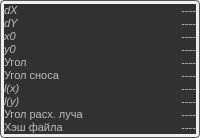
             <widget class="QFrame" name="showFullInfoContainer">
              <property name="enabled">
               <bool>false</bool>
              </property>
              <property name="font">
               <font>
                <family>Arial</family>
                <pointsize>8</pointsize>
               </font>
              </property>
              <property name="styleSheet">
               <string notr="true">.QFrame {
  border-radius: 4px;
  border: 1px solid #555555;
  /* No frame */
  /* HLine */
  /* HLine */
}

.QFrame[frameShape=&quot;0&quot;] {
  border-radius: 4px;
  border: 1px transparent #616161;
}

.QFrame[frameShape=&quot;4&quot;] {
  max-height: 2px;
  border: none;
  background-color: #C9CDD0;
}

.QFrame[frameShape=&quot;5&quot;] {
  max-width: 2px;
  border: none;
  background-color: #C9CDD0;
}</string>
              </property>
              <property name="frameShape">
               <enum>QFrame::Box</enum>
              </property>
              <property name="frameShadow">
               <enum>QFrame::Sunken</enum>
              </property>
              <property name="midLineWidth">
               <number>0</number>
              </property>
              <layout class="QGridLayout" name="gridLayout_2">
               <property name="leftMargin">
                <number>3</number>
               </property>
               <property name="topMargin">
                <number>3</number>
               </property>
               <property name="rightMargin">
                <number>3</number>
               </property>
               <property name="bottomMargin">
                <number>3</number>
               </property>
               <property name="spacing">
                <number>0</number>
               </property>
               <item row="8" column="0">
                <widget class="QLabel" name="label_d_metaLY">
                 <property name="font">
                  <font>
                   <family>Arial</family>
                   <pointsize>8</pointsize>
                   <italic>true</italic>
                  </font>
                 </property>
                 <property name="styleSheet">
                  <string notr="true">QWidget {
 color: #D8d8d8
}

Label {
  background-color: #313131;
  border: 0px solid #C9CDD0;
  padding: 2px;
  margin: 0px;
  color: #D8d8d8;
}

QLabel:disabled {
  background-color: #313131;
  border: 0px solid #C9CDD0;
  color: #Bebebf;
}</string>
                 </property>
                 <property name="text">
                  <string>l(y)</string>
                 </property>
                </widget>
               </item>
               <item row="1" column="1">
                <widget class="QLabel" name="label_c_metaDx">
                 <property name="font">
                  <font>
                   <family>Arial</family>
                   <pointsize>8</pointsize>
                  </font>
                 </property>
                 <property name="styleSheet">
                  <string notr="true">QWidget {
 color: #D8d8d8
}

Label {
  background-color: #313131;
  border: 0px solid #C9CDD0;
  padding: 2px;
  margin: 0px;
  color: #D8d8d8;
}

QLabel:disabled {
  background-color: #313131;
  border: 0px solid #C9CDD0;
  color: #Bebebf;
}</string>
                 </property>
                 <property name="text">
                  <string>----</string>
                 </property>
                 <property name="alignment">
                  <set>Qt::AlignRight|Qt::AlignTrailing|Qt::AlignVCenter</set>
                 </property>
                 <property name="textInteractionFlags">
                  <set>Qt::LinksAccessibleByMouse|Qt::TextSelectableByMouse</set>
                 </property>
                </widget>
               </item>
               <item row="1" column="0">
                <widget class="QLabel" name="label_d_metaDx">
                 <property name="font">
                  <font>
                   <family>Arial</family>
                   <pointsize>8</pointsize>
                   <italic>true</italic>
                  </font>
                 </property>
                 <property name="styleSheet">
                  <string notr="true">QWidget {
 color: #D8d8d8
}

Label {
  background-color: #313131;
  border: 0px solid #C9CDD0;
  padding: 2px;
  margin: 0px;
  color: #D8d8d8;
}

QLabel:disabled {
  background-color: #313131;
  border: 0px solid #C9CDD0;
  color: #Bebebf;
}</string>
                 </property>
                 <property name="text">
                  <string>dX</string>
                 </property>
                </widget>
               </item>
               <item row="5" column="0">
                <widget class="QLabel" name="label_d_metaAngle">
                 <property name="font">
                  <font>
                   <family>Arial</family>
                   <pointsize>8</pointsize>
                  </font>
                 </property>
                 <property name="styleSheet">
                  <string notr="true">QWidget {
 color: #D8d8d8
}

Label {
  background-color: #313131;
  border: 0px solid #C9CDD0;
  padding: 2px;
  margin: 0px;
  color: #D8d8d8;
}

QLabel:disabled {
  background-color: #313131;
  border: 0px solid #C9CDD0;
  color: #Bebebf;
}</string>
                 </property>
                 <property name="text">
                  <string>Угол</string>
                 </property>
                </widget>
               </item>
               <item row="10" column="0">
                <widget class="QLabel" name="label_d_metaChecksum">
                 <property name="font">
                  <font>
                   <family>Arial</family>
                   <pointsize>8</pointsize>
                  </font>
                 </property>
                 <property name="styleSheet">
                  <string notr="true">QWidget {
 color: #D8d8d8
}

Label {
  background-color: #313131;
  border: 0px solid #C9CDD0;
  padding: 2px;
  margin: 0px;
  color: #D8d8d8;
}

QLabel:disabled {
  background-color: #313131;
  border: 0px solid #C9CDD0;
  color: #Bebebf;
}</string>
                 </property>
                 <property name="text">
                  <string>Хэш файла</string>
                 </property>
                </widget>
               </item>
               <item row="7" column="0">
                <widget class="QLabel" name="label_d_metaLX">
                 <property name="font">
                  <font>
                   <family>Arial</family>
                   <pointsize>8</pointsize>
                   <italic>true</italic>
                  </font>
                 </property>
                 <property name="styleSheet">
                  <string notr="true">QWidget {
 color: #D8d8d8
}

Label {
  background-color: #313131;
  border: 0px solid #C9CDD0;
  padding: 2px;
  margin: 0px;
  color: #D8d8d8;
}

QLabel:disabled {
  background-color: #313131;
  border: 0px solid #C9CDD0;
  color: #Bebebf;
}</string>
                 </property>
                 <property name="text">
                  <string>l(x)</string>
                 </property>
                </widget>
               </item>
               <item row="2" column="1">
                <widget class="QLabel" name="label_c_metaDy">
                 <property name="font">
                  <font>
                   <family>Arial</family>
                   <pointsize>8</pointsize>
                  </font>
                 </property>
                 <property name="styleSheet">
                  <string notr="true">QWidget {
 color: #D8d8d8
}

Label {
  background-color: #313131;
  border: 0px solid #C9CDD0;
  padding: 2px;
  margin: 0px;
  color: #D8d8d8;
}

QLabel:disabled {
  background-color: #313131;
  border: 0px solid #C9CDD0;
  color: #Bebebf;
}</string>
                 </property>
                 <property name="text">
                  <string>----</string>
                 </property>
                 <property name="alignment">
                  <set>Qt::AlignRight|Qt::AlignTrailing|Qt::AlignVCenter</set>
                 </property>
                 <property name="textInteractionFlags">
                  <set>Qt::LinksAccessibleByMouse|Qt::TextSelectableByMouse</set>
                 </property>
                </widget>
               </item>
               <item row="6" column="1">
                <widget class="QLabel" name="label_c_metaDAngle">
                 <property name="font">
                  <font>
                   <family>Arial</family>
                   <pointsize>8</pointsize>
                  </font>
                 </property>
                 <property name="styleSheet">
                  <string notr="true">QWidget {
 color: #D8d8d8
}

Label {
  background-color: #313131;
  border: 0px solid #C9CDD0;
  padding: 2px;
  margin: 0px;
  color: #D8d8d8;
}

QLabel:disabled {
  background-color: #313131;
  border: 0px solid #C9CDD0;
  color: #Bebebf;
}</string>
                 </property>
                 <property name="text">
                  <string>----</string>
                 </property>
                 <property name="alignment">
                  <set>Qt::AlignRight|Qt::AlignTrailing|Qt::AlignVCenter</set>
                 </property>
                </widget>
               </item>
               <item row="4" column="1">
                <widget class="QLabel" name="label_c_metaY0">
                 <property name="font">
                  <font>
                   <family>Arial</family>
                   <pointsize>8</pointsize>
                  </font>
                 </property>
                 <property name="styleSheet">
                  <string notr="true">QWidget {
 color: #D8d8d8
}

Label {
  background-color: #313131;
  border: 0px solid #C9CDD0;
  padding: 2px;
  margin: 0px;
  color: #D8d8d8;
}

QLabel:disabled {
  background-color: #313131;
  border: 0px solid #C9CDD0;
  color: #Bebebf;
}</string>
                 </property>
                 <property name="text">
                  <string>----</string>
                 </property>
                 <property name="alignment">
                  <set>Qt::AlignRight|Qt::AlignTrailing|Qt::AlignVCenter</set>
                 </property>
                 <property name="textInteractionFlags">
                  <set>Qt::LinksAccessibleByMouse|Qt::TextSelectableByMouse</set>
                 </property>
                </widget>
               </item>
               <item row="3" column="1">
                <widget class="QLabel" name="label_c_metaX0">
                 <property name="font">
                  <font>
                   <family>Arial</family>
                   <pointsize>8</pointsize>
                  </font>
                 </property>
                 <property name="styleSheet">
                  <string notr="true">QWidget {
 color: #D8d8d8
}

Label {
  background-color: #313131;
  border: 0px solid #C9CDD0;
  padding: 2px;
  margin: 0px;
  color: #D8d8d8;
}

QLabel:disabled {
  background-color: #313131;
  border: 0px solid #C9CDD0;
  color: #Bebebf;
}</string>
                 </property>
                 <property name="text">
                  <string>----</string>
                 </property>
                 <property name="alignment">
                  <set>Qt::AlignRight|Qt::AlignTrailing|Qt::AlignVCenter</set>
                 </property>
                 <property name="textInteractionFlags">
                  <set>Qt::LinksAccessibleByMouse|Qt::TextSelectableByMouse</set>
                 </property>
                </widget>
               </item>
               <item row="6" column="0">
                <widget class="QLabel" name="label_d_metaDAngle">
                 <property name="font">
                  <font>
                   <family>Arial</family>
                   <pointsize>8</pointsize>
                  </font>
                 </property>
                 <property name="styleSheet">
                  <string notr="true">QWidget {
 color: #D8d8d8
}

Label {
  background-color: #313131;
  border: 0px solid #C9CDD0;
  padding: 2px;
  margin: 0px;
  color: #D8d8d8;
}

QLabel:disabled {
  background-color: #313131;
  border: 0px solid #C9CDD0;
  color: #Bebebf;
}</string>
                 </property>
                 <property name="text">
                  <string>Угол сноса</string>
                 </property>
                </widget>
               </item>
               <item row="3" column="0">
                <widget class="QLabel" name="label_d_metaX0">
                 <property name="font">
                  <font>
                   <family>Arial</family>
                   <pointsize>8</pointsize>
                   <italic>true</italic>
                  </font>
                 </property>
                 <property name="styleSheet">
                  <string notr="true">QWidget {
 color: #D8d8d8
}

Label {
  background-color: #313131;
  border: 0px solid #C9CDD0;
  padding: 2px;
  margin: 0px;
  color: #D8d8d8;
}

QLabel:disabled {
  background-color: #313131;
  border: 0px solid #C9CDD0;
  color: #Bebebf;
}</string>
                 </property>
                 <property name="text">
                  <string>x0</string>
                 </property>
                </widget>
               </item>
               <item row="5" column="1">
                <widget class="QLabel" name="label_c_metaAngle">
                 <property name="font">
                  <font>
                   <family>Arial</family>
                   <pointsize>8</pointsize>
                  </font>
                 </property>
                 <property name="styleSheet">
                  <string notr="true">QWidget {
 color: #D8d8d8
}

Label {
  background-color: #313131;
  border: 0px solid #C9CDD0;
  padding: 2px;
  margin: 0px;
  color: #D8d8d8;
}

QLabel:disabled {
  background-color: #313131;
  border: 0px solid #C9CDD0;
  color: #Bebebf;
}</string>
                 </property>
                 <property name="text">
                  <string>----</string>
                 </property>
                 <property name="alignment">
                  <set>Qt::AlignRight|Qt::AlignTrailing|Qt::AlignVCenter</set>
                 </property>
                 <property name="textInteractionFlags">
                  <set>Qt::LinksAccessibleByMouse|Qt::TextSelectableByMouse</set>
                 </property>
                </widget>
               </item>
               <item row="4" column="0">
                <widget class="QLabel" name="label_d_metaY0">
                 <property name="font">
                  <font>
                   <family>Arial</family>
                   <pointsize>8</pointsize>
                   <italic>true</italic>
                  </font>
                 </property>
                 <property name="styleSheet">
                  <string notr="true">QWidget {
 color: #D8d8d8
}

Label {
  background-color: #313131;
  border: 0px solid #C9CDD0;
  padding: 2px;
  margin: 0px;
  color: #D8d8d8;
}

QLabel:disabled {
  background-color: #313131;
  border: 0px solid #C9CDD0;
  color: #Bebebf;
}</string>
                 </property>
                 <property name="text">
                  <string>y0</string>
                 </property>
                </widget>
               </item>
               <item row="2" column="0">
                <widget class="QLabel" name="label_d_metaDy">
                 <property name="font">
                  <font>
                   <family>Arial</family>
                   <pointsize>8</pointsize>
                   <italic>true</italic>
                  </font>
                 </property>
                 <property name="styleSheet">
                  <string notr="true">QWidget {
 color: #D8d8d8
}

Label {
  background-color: #313131;
  border: 0px solid #C9CDD0;
  padding: 2px;
  margin: 0px;
  color: #D8d8d8;
}

QLabel:disabled {
  background-color: #313131;
  border: 0px solid #C9CDD0;
  color: #Bebebf;
}</string>
                 </property>
                 <property name="text">
                  <string>dY</string>
                 </property>
                </widget>
               </item>
               <item row="10" column="1">
                <widget class="QLabel" name="label_c_metaChecksum">
                 <property name="font">
                  <font>
                   <family>Arial</family>
                   <pointsize>8</pointsize>
                  </font>
                 </property>
                 <property name="styleSheet">
                  <string notr="true">QWidget {
 color: #D8d8d8
}

Label {
  background-color: #313131;
  border: 0px solid #C9CDD0;
  padding: 2px;
  margin: 0px;
  color: #D8d8d8;
}

QLabel:disabled {
  background-color: #313131;
  border: 0px solid #C9CDD0;
  color: #Bebebf;
}</string>
                 </property>
                 <property name="text">
                  <string>----</string>
                 </property>
                 <property name="alignment">
                  <set>Qt::AlignRight|Qt::AlignTrailing|Qt::AlignVCenter</set>
                 </property>
                </widget>
               </item>
               <item row="9" column="0">
                <widget class="QLabel" name="label_d_metaDiv">
                 <property name="font">
                  <font>
                   <family>Arial</family>
                   <pointsize>8</pointsize>
                  </font>
                 </property>
                 <property name="styleSheet">
                  <string notr="true">QWidget {
 color: #D8d8d8
}

Label {
  background-color: #313131;
  border: 0px solid #C9CDD0;
  padding: 2px;
  margin: 0px;
  color: #D8d8d8;
}

QLabel:disabled {
  background-color: #313131;
  border: 0px solid #C9CDD0;
  color: #Bebebf;
}</string>
                 </property>
                 <property name="text">
                  <string>Угол расх. луча</string>
                 </property>
                </widget>
               </item>
               <item row="7" column="1">
                <widget class="QLabel" name="label_c_metaLX">
                 <property name="font">
                  <font>
                   <family>Arial</family>
                   <pointsize>8</pointsize>
                  </font>
                 </property>
                 <property name="styleSheet">
                  <string notr="true">QWidget {
 color: #D8d8d8
}

Label {
  background-color: #313131;
  border: 0px solid #C9CDD0;
  padding: 2px;
  margin: 0px;
  color: #D8d8d8;
}

QLabel:disabled {
  background-color: #313131;
  border: 0px solid #C9CDD0;
  color: #Bebebf;
}</string>
                 </property>
                 <property name="text">
                  <string>----</string>
                 </property>
                 <property name="alignment">
                  <set>Qt::AlignRight|Qt::AlignTrailing|Qt::AlignVCenter</set>
                 </property>
                </widget>
               </item>
               <item row="8" column="1">
                <widget class="QLabel" name="label_c_metaLY">
                 <property name="font">
                  <font>
                   <family>Arial</family>
                   <pointsize>8</pointsize>
                  </font>
                 </property>
                 <property name="styleSheet">
                  <string notr="true">QWidget {
 color: #D8d8d8
}

Label {
  background-color: #313131;
  border: 0px solid #C9CDD0;
  padding: 2px;
  margin: 0px;
  color: #D8d8d8;
}

QLabel:disabled {
  background-color: #313131;
  border: 0px solid #C9CDD0;
  color: #Bebebf;
}</string>
                 </property>
                 <property name="text">
                  <string>----</string>
                 </property>
                 <property name="alignment">
                  <set>Qt::AlignRight|Qt::AlignTrailing|Qt::AlignVCenter</set>
                 </property>
                </widget>
               </item>
               <item row="9" column="1">
                <widget class="QLabel" name="label_c_metaDiv">
                 <property name="font">
                  <font>
                   <family>Arial</family>
                   <pointsize>8</pointsize>
                  </font>
                 </property>
                 <property name="styleSheet">
                  <string notr="true">QWidget {
 color: #D8d8d8
}

Label {
  background-color: #313131;
  border: 0px solid #C9CDD0;
  padding: 2px;
  margin: 0px;
  color: #D8d8d8;
}

QLabel:disabled {
  background-color: #313131;
  border: 0px solid #C9CDD0;
  color: #Bebebf;
}</string>
                 </property>
                 <property name="text">
                  <string>----</string>
                 </property>
                 <property name="alignment">
                  <set>Qt::AlignRight|Qt::AlignTrailing|Qt::AlignVCenter</set>
                 </property>
                </widget>
               </item>
              </layout>
             </widget>
